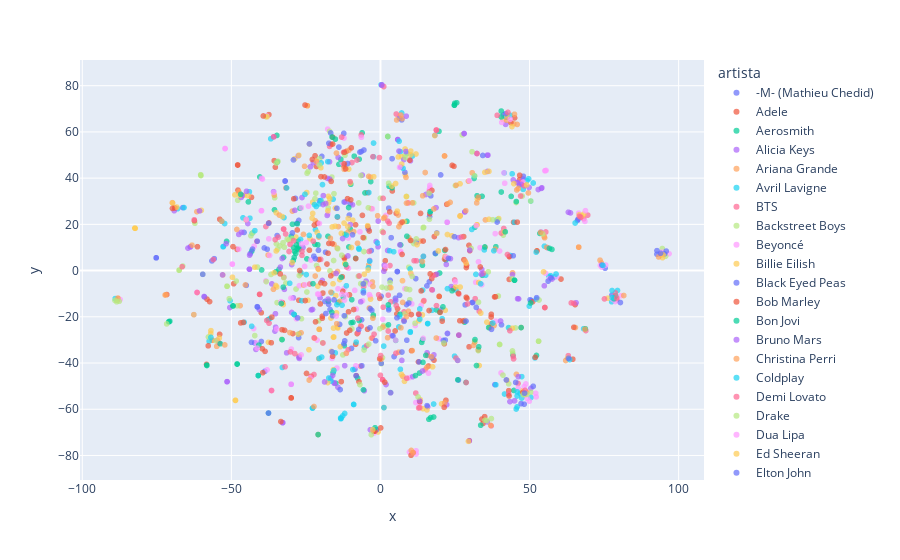

The code cell stored with this chart in its notebook:
### Markdown cell above
---

### Code cell
fig = px.scatter(
    songs_df.sort_values("artista"),
    x="x", y="y",
    color="artista",
    hover_data=["musica"],
    opacity=0.7
)
fig.show()
